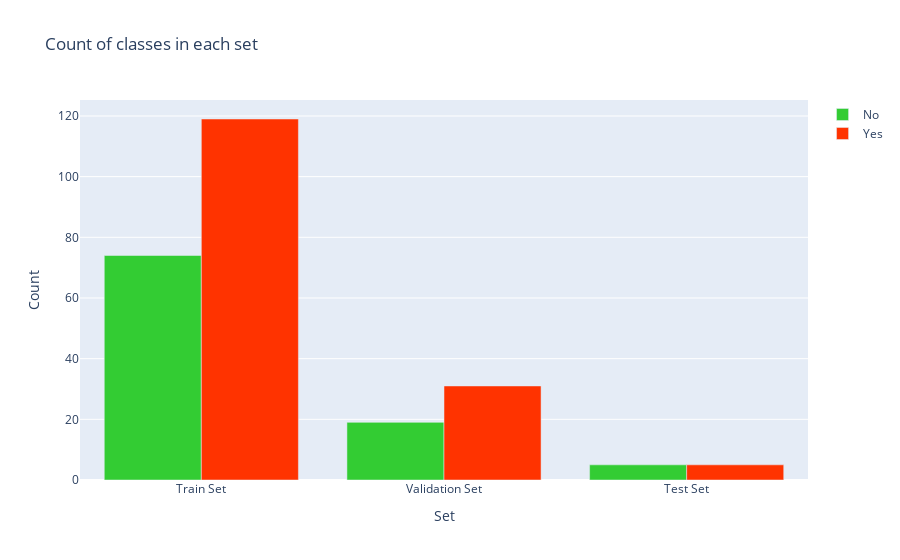

Source (notebook cell):
### Code cell
y = dict()
y[0] = []
y[1] = []
for set_name in (y_train, y_val, y_test):
    y[0].append(np.sum(set_name == 0))
    y[1].append(np.sum(set_name == 1))

trace0 = go.Bar(
    x=['Train Set', 'Validation Set', 'Test Set'],
    y=y[0],
    name='No',
    marker=dict(color='#33cc33'),
    opacity=1
)
trace1 = go.Bar(
    x=['Train Set', 'Validation Set', 'Test Set'],
    y=y[1],
    name='Yes',
    marker=dict(color='#ff3300'),
    opacity=1
)
data = [trace0, trace1]
layout = go.Layout(
    title='Count of classes in each set',
    xaxis={'title': 'Set'},
    yaxis={'title': 'Count'}
)
fig = go.Figure(data, layout)
iplot(fig)

### Figure 1 — Plotly figure (JSON) as saved in the notebook; plotly's stock layout.template omitted (floating-point values rounded to 4 significant figures)
{"data": [{"marker": {"color": "#33cc33"}, "name": "No", "opacity": 1, "type": "bar", "x": ["Train Set", "Validation Set", "Test Set"], "y": [74, 19, 5]}, {"marker": {"color": "#ff3300"}, "name": "Yes", "opacity": 1, "type": "bar", "x": ["Train Set", "Validation Set", "Test Set"], "y": [119, 31, 5]}], "layout": {"title": {"text": "Count of classes in each set"}, "xaxis": {"title": {"text": "Set"}}, "yaxis": {"title": {"text": "Count"}}}}
